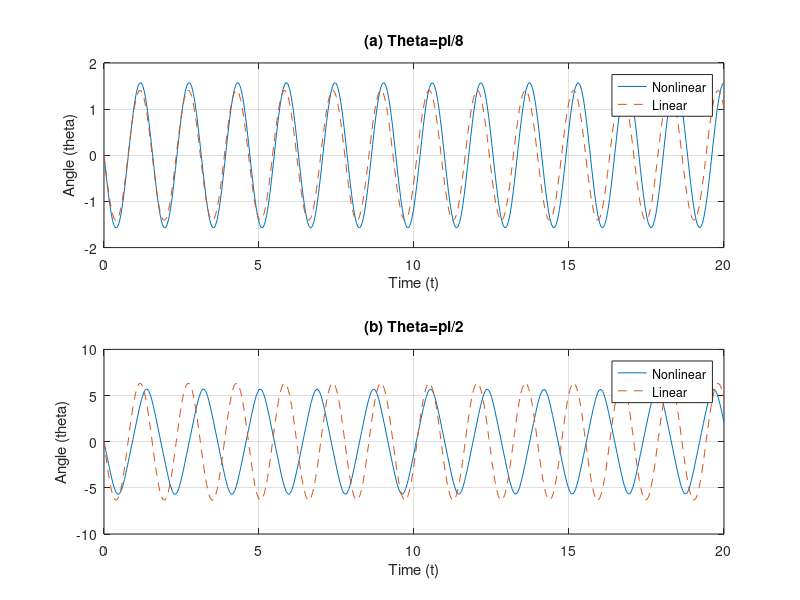

Write MATLAB code to recreate this figure.
   % Problem 23.10
clear all, clc

% parameters
L=0.6; g=9.81;
nonlinear=@(t,v) [-g/L*sin(v(2));v(1)];
linear=@(t,v) [-g/L*v(2);v(1)];

[tn8 thetan8]=ode45(nonlinear,[0 20],[0 pi/8]);
[tl8 thetal8]=ode45(linear,[0 20],[0 pi/9]);
[tn2 thetan2]=ode45(nonlinear,[0 20],[0 pi/2]);
[tl2 thetal2]=ode45(linear,[0 20],[0 pi/2]);

subplot(2,1,1)
plot(tn8,thetan8(:,1),tl8,thetal8(:,1),'--');grid
legend('Nonlinear','Linear')
title('(a) Theta=pi/8');
xlabel('Time (t)');ylabel('Angle (theta)')
subplot(2,1,2)
plot(tn2,thetan2(:,1),tl2,thetal2(:,1),'--');grid
legend('Nonlinear','Linear');
title('(b) Theta=pi/2');
xlabel('Time (t)');ylabel('Angle (theta)')

